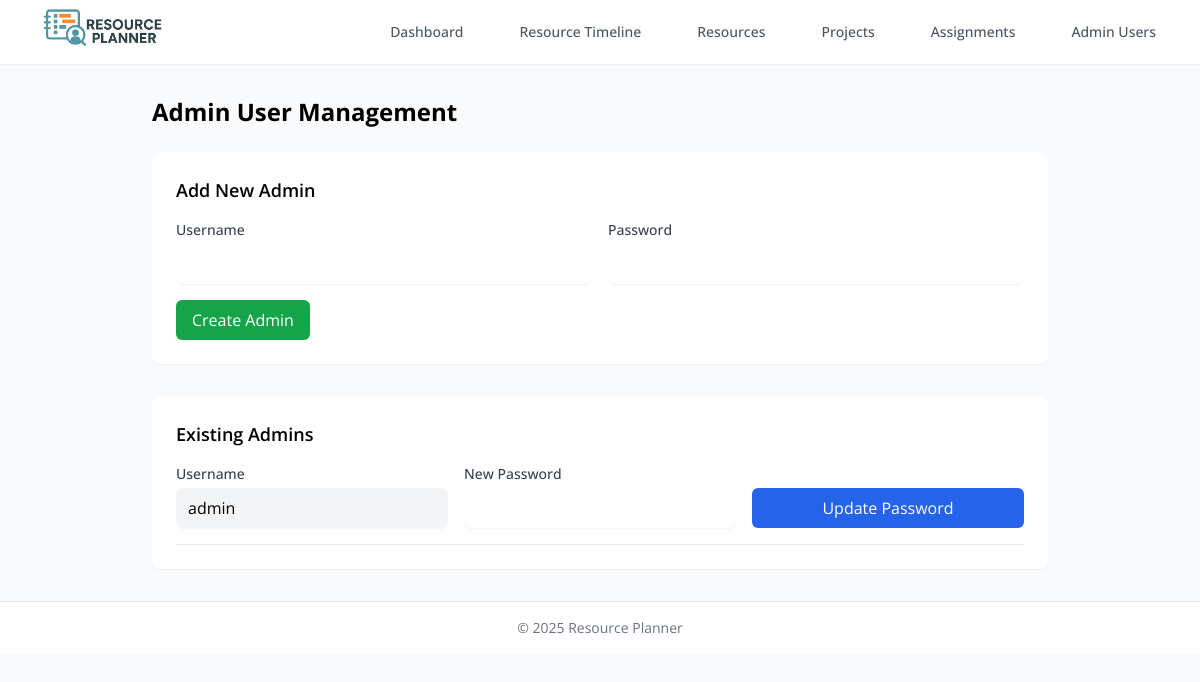
Before: /admin-users (signed in) with the older database file.
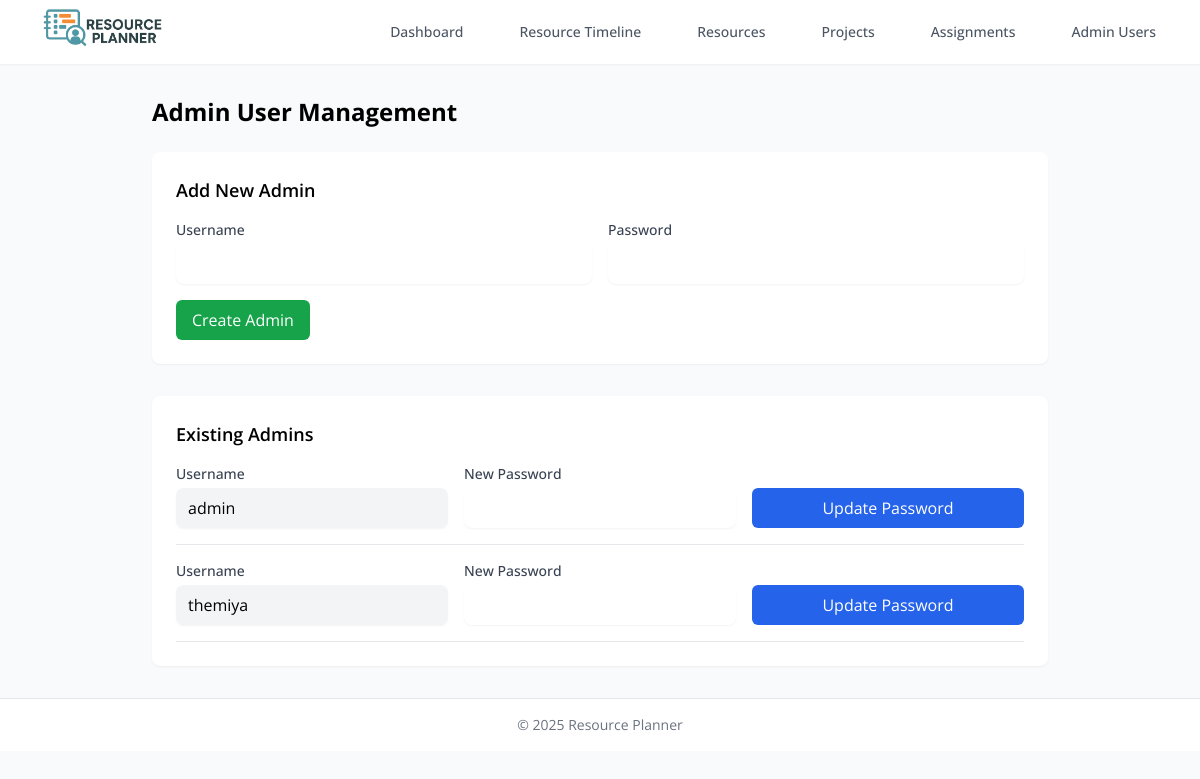
After: the same page with the newer database file.
### tables this page shows
CREATE TABLE AdminUser (
    id INTEGER PRIMARY KEY AUTOINCREMENT,
    username TEXT UNIQUE NOT NULL,
    password TEXT NOT NULL
);

### app.py (the view)
    def decorator(*args, **kwargs):
        token = request.cookies.get('token')
        if not token:
            return redirect(url_for('login'))
        try:
            data = jwt.decode(token, app.config['SECRET_KEY'], algorithms=["HS256"])
            current_user = get_admin_user(data['username'])
        except:
            return redirect(url_for('login'))
        return f(current_user, *args, **kwargs)

### app.py (called while the page is built, shortened)
def get_db():
    if 'db' not in g:
        g.db = sqlite3.connect(app.config['DATABASE'])
        g.db.row_factory = sqlite3.Row
    return g.db

def get_admin_user(username):
    db = get_db()
    return db.execute(
        'SELECT * FROM AdminUser WHERE username = ?', (username,)
    ).fetchone()

def token_required(f):
    def decorator(*args, **kwargs):
        token = request.cookies.get('token')
        if not token:
            return redirect(url_for('login'))
        try:
            data = jwt.decode(token, app.config['SECRET_KEY'], algorithms=["HS256"])
            current_user = get_admin_user(data['username'])
        except:
            return redirect(url_for('login'))
        return f(current_user, *args, **kwargs)
    decorator.__name__ = f.__name__
    return decorator

@app.route('/admin-users', methods=['GET', 'POST'])
@token_required
def admin_users(current_user):
    db = get_db()
    users = db.execute('SELECT * FROM AdminUser').fetchall()
    return render_template('admin_users.html', users=users)

### templates/admin_users.html (shortened to what this page needs)
{% extends "base.html" %}
{% block content %}
<div class="max-w-4xl mx-auto">
    <h2 class="text-2xl font-bold mb-6">Admin User Management</h2>
    <div class="bg-white p-6 rounded-lg shadow-sm mb-8">
        <h3 class="text-lg font-semibold mb-4">Add New Admin</h3>
        <form method="POST">
            <div class="grid grid-cols-2 gap-4">
                <div>
                    <label class="block text-sm font-medium text-gray-700">Username</label>
                    <input type="text" name="username" required
                        class="mt-1 block w-full rounded-lg border-slate-300 shadow-sm px-3 py-2 focus:border-green-500 focus:ring-2 focus:ring-green-200">
                </div>
                <div>
                    <label class="block text-sm font-medium text-gray-700">Password</label>
                    <input type="password" name="password" required
                        class="mt-1 block w-full rounded-lg border-slate-300 shadow-sm px-3 py-2 focus:border-green-500 focus:ring-2 focus:ring-green-200">
                </div>
            </div>
            <button type="submit"
                    class="mt-4 bg-green-600 text-white px-4 py-2 rounded-md hover:bg-green-700 transition-colors">
                Create Admin
            </button>
        </form>
    </div>
    <div class="bg-white p-6 rounded-lg shadow-sm">
        <h3 class="text-lg font-semibold mb-4">Existing Admins</h3>
        <div class="space-y-4">
            {% for user in users %}
            <div class="border-b pb-4">
                <form method="POST" class="grid grid-cols-3 gap-4 items-end">
                    <div>
                        <label class="block text-sm font-medium text-gray-700">Username</label>
                        <input type="text" value="{{ user.username }}" disabled
                            class="mt-1 block w-full rounded-lg border-slate-300 shadow-sm bg-gray-100 px-3 py-2">
                    </div>
                    <div>
                        <label class="block text-sm font-medium text-gray-700">New Password</label>
                        <input type="password" name="password" required
                            class="mt-1 block w-full rounded-lg border-slate-300 shadow-sm px-3 py-2 focus:border-green-500 focus:ring-2 focus:ring-green-200">
                    </div>
                    <button type="submit"
                            class="bg-blue-600 text-white px-4 py-2 rounded-md hover:bg-blue-700 transition-colors">
                        Update Password
                    </button>
                </form>
            </div>
            {% endfor %}
        </div>
    </div>
</div>
{% endblock %}

### templates/base.html (shortened to what this page needs)
<!DOCTYPE html>
<html lang="en" class="h-full bg-gray-50">
<head>
    <script src="https://cdn.tailwindcss.com"></script>
    <link rel="stylesheet" href="https://unpkg.com/frappe-gantt@0.6.1/dist/frappe-gantt.css">
</head>
<body class="h-full font-['Open_Sans']">
    <nav class="bg-white shadow-sm">
        <div class="max-w-7xl mx-auto px-4 sm:px-6 lg:px-8">
            <div class="flex justify-between h-16 items-center">
                <a href="{{ url_for('dashboard') }}" class="text-xl font-semibold text-gray-800">
                    <img src="{{ url_for('static', filename='logo.png') }}" alt="Logo" class="hr-9" style="height: 9rem;">
                </a>
                <div class="flex space-x-8">
                    <a href="{{ url_for('dashboard') }}"
                       class="{{ 'text-green-700' if request.path == '/' else 'text-gray-600' }} hover:text-green-700 px-3 py-2 rounded-md text-sm font-medium transition-colors">
                        Dashboard
                    </a>
                    <a href="{{ url_for('resource_allocation') }}"
                       class="text-gray-600 hover:text-green-700 px-3 py-2 rounded-md text-sm font-medium transition-colors">
                        Resource Timeline
                    </a>
                    <a href="{{ url_for('users') }}"
                       class="text-gray-600 hover:text-green-700 px-3 py-2 rounded-md text-sm font-medium transition-colors">
                        Resources
                    </a>
                    <a href="{{ url_for('projects') }}"
                       class="text-gray-600 hover:text-green-700 px-3 py-2 rounded-md text-sm font-medium transition-colors">
                        Projects
                    </a>
                    <a href="{{ url_for('assign') }}"
                       class="text-gray-600 hover:text-green-700 px-3 py-2 rounded-md text-sm font-medium transition-colors">
                        Assignments
                    </a>
                    <a href="{{ url_for('admin_users') }}"
                       class="text-gray-600 hover:text-green-700 px-3 py-2 rounded-md text-sm font-medium transition-colors">
                        Admin Users
                    </a>
                </div>
            </div>
        </div>
    </nav>
    <main class="max-w-7xl mx-auto px-4 sm:px-6 lg:px-8 py-8">
        {% block content %}{% endblock %}
    </main>
    <footer class="mt-auto border-t bg-white py-4">
        <div class="max-w-7xl mx-auto px-4 sm:px-6 lg:px-8 text-center text-gray-500 text-sm">
            <p>&copy; 2025 Resource Planner</p>
        </div>
    </footer>
</body>
</html>

Changed rows visible on the page:
added AdminUser: username "themiya"
